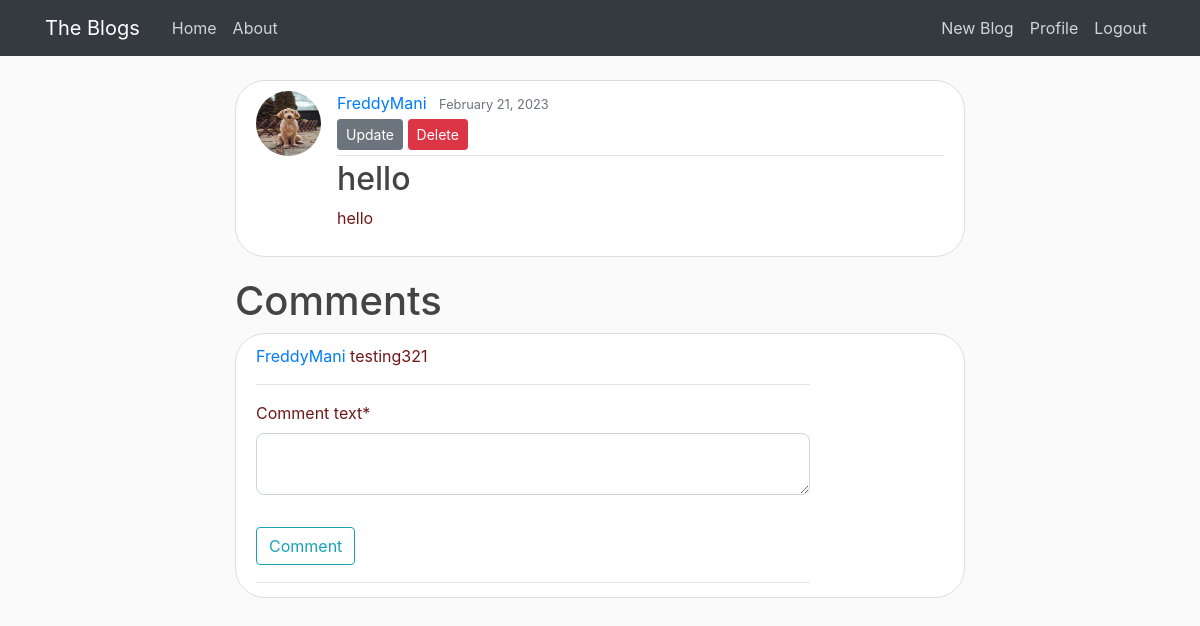
The app's page /post/53/ (signed in), older data.
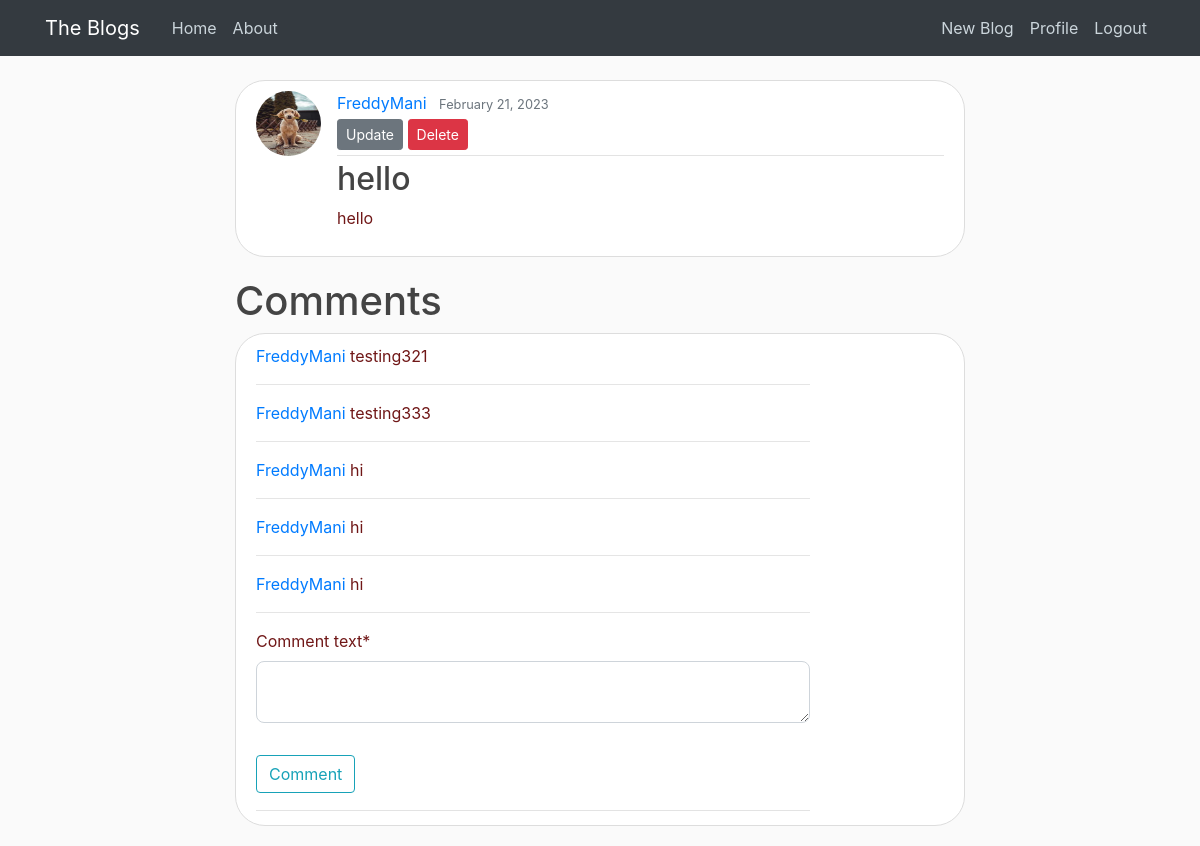
The same page, newer data.
### blog/models.py (models this page shows, shortened)
class Post(models.Model):
    title = models.CharField(max_length = 100)
    content = models.TextField()
    date_posted = models.DateTimeField(default = timezone.now)
    author = models.ForeignKey(User, on_delete = models.CASCADE)
    image = models.ImageField(upload_to='post_images/', null=True, blank=True)
    def __str__(self):
        return self.title

class Comment(models.Model):
    post = models.ForeignKey(Post, on_delete = models.CASCADE)
    user = models.ForeignKey(User, on_delete=models.CASCADE)
    comment_text = models.TextField()

### users/models.py (models this page shows, shortened)
class Profile(models.Model):
    user = models.OneToOneField(User, on_delete = models.CASCADE)
    image = models.ImageField(default = 'default.jpg', upload_to = 'profile_pics')

### blog/views.py (the view, shortened to what this page needs)
# urls.py: path('post/<int:pk>/', views.PostDetailView.as_view(), name="post-detail"),
class PostDetailView(LoginRequiredMixin,DetailView):
    model = Post
    form = CommentForm
    def get(self, request, *args, **kwargs):
        context ={}
        self.object = self.get_object()
        context = self.get_context_data(object=self.object)
        print(context['object'])
        context['form'] = CommentForm()
        context['comments'] = Comment.objects.filter(post=self.object)
        return self.render_to_response(context)

### blog/forms.py
class CommentForm(forms.ModelForm):
    comment_text = forms.CharField(widget=forms.Textarea(attrs={'rows': 2, 'cols': 50}))
    class Meta:
        model = Comment
        fields = ['comment_text']

### blog/templates/blog/post_detail.html (shortened to what this page needs)
{% extends "blog/base.html" %}
{% load crispy_forms_tags %}
{% block content %}
    <article class="media content-section">
      <img class = "rounded-circle article-img" src="{{ object.author.profile.image.url }}" alt="">
        <div class="media-body">
          <div class="article-metadata">
            <a class="mr-2" href="{% url 'user-posts' object.author.username %}">{{ object.author }}</a>
            <small class="text-muted">{{ object.date_posted|date:"F d, Y" }}</small>
            {% if object.author.id == user.id %}
            <div>
              <a class = "btn btn-secondary btn-sm mt-1 mb-1" href="{% url 'post-update' object.id %}">Update</a>
              <a class = "btn btn-danger btn-sm mt-1 mb-1" href="{% url 'post-delete' object.id %}">Delete</a>
            </div>
            {% endif %}
          </div>
          <h2 class="article-title">{{ object.title }}</h2>
          <p class="article-content">{{ object.content }}</p>
        </div>
      </article>
<h1>Comments</h1>
{% if comments %}
<article class="media content-section">
    <div class="article-metadata">
      <div>
        {% for comment in comments %}
        <p class="article-content"> <a href="{% url 'user-posts' comment.user %}">{{ comment.user }}</a> {{ comment.comment_text }}</p>
        <hr>
       {% endfor %}
      </div>
{% endif %}
  <form method = "POST">
      <fieldset class = "form-group comment">
          {{ form|crispy }}
      </fieldset>
<div class = "form-group">
  <button class = "btn btn-outline-info" type = 'submit'>Comment</button>
</div>
  </form>
</div>
</article>
{% endblock content %}

### blog/templates/blog/base.html (shortened to what this page needs)
{% load static %}
<html lang="en">
<head>
    <link rel="stylesheet" href="https://cdn.jsdelivr.net/npm/bootstrap@4.3.1/dist/css/bootstrap.min.css">
<link rel="stylesheet" href="{% static 'blog/main.css' %}">
</head>
<body>
    <header class="site-header">
        <nav class="navbar navbar-expand-md navbar-dark bg-dark fixed-top">
            <div class="container">
                <a class="navbar-brand mr-4" href="{% url 'blog-home' %}">The Blogs</a>
                <div class="collapse navbar-collapse" id="navbarToggle">
                    <div class="navbar-nav mr-auto">
                        <a class="nav-item nav-link" href="{% url 'blog-home' %}">Home</a>
                        <a class="nav-item nav-link" href="{% url 'blog-about' %}">About</a>
                    </div>
                    <div class="navbar-nav">
                        {% if user.is_authenticated %}
                            <a class="nav-item nav-link" href="{% url 'post-create' %}">New Blog</a>
                            <a class="nav-item nav-link" href="{% url 'profile' %}">Profile</a>
                            <a class="nav-item nav-link" href="{% url 'logout' %}">Logout</a>
                        {% else %}
                            <a class="nav-item nav-link" href="{% url 'login' %}">Login</a>
                            <a class="nav-item nav-link" href="{% url 'register' %}">Register</a>
                        {% endif %}
                        </div>
                </div>
            </div>
        </nav>
    </header>
    <main role="main" class="container">
        <div class="row justify-content-center align-items-center">
            <div class="col-md-8 rounded-circle">
                {% block content %}{% endblock %}
            </div>
        </div>
    </main>
</body>
</html>

### blog/static/blog/main.css (style rules this page uses)
body { background: #fafafa; color: hwb(0 9% 56%); margin-top: 5rem; }
h1, h2, h3, h4, h5, h6 { color: #444444; }
.site-header .navbar-nav .nav-link { color: #cbd5db; }
.content-section { background: #ffffff; padding: 10px 20px; border: 1px solid #dddddd; border-radius: 30px; margin-bottom: 20px; }
.article-title { color: #444444; }
.article-content { white-space: pre-line; }
.article-img { height: 65px; width: 65px; margin-right: 16px; }
.article-metadata { padding-bottom: 1px; margin-bottom: 4px; border-bottom: 1px solid #e3e3e3 }
.form-control { border-radius: .5rem; }

Row changes from the older to the newer data that the page shows:
added Comment: user "FreddyMani", comment_text "testing333"
added Comment: user "FreddyMani", comment_text "hi"
added Comment: user "FreddyMani", comment_text "hi"
added Comment: user "FreddyMani", comment_text "hi"
